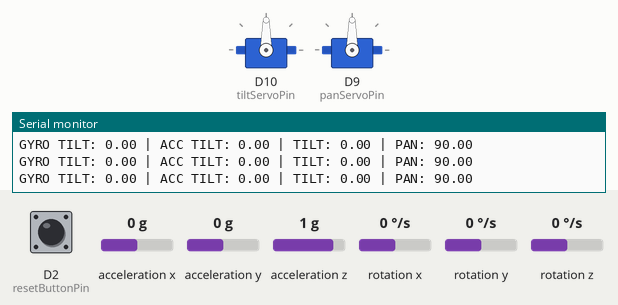
Bench run of a sketch on a simulated Arduino Nano 33 BLE. On the bench: 2 × servo, the last lines printed to the serial monitor. The test bench sets the inputs (shaded band); at power-on: rotation x 0 °/s, D2 (resetButtonPin) HIGH, rotation z 0 °/s, acceleration y 0 g, acceleration x 0 g, acceleration z 1 g, rotation y 0 °/s.

Above: at 4.5 s.
4.6 s: rotation x set to -192 °/s
At 7.5 s:
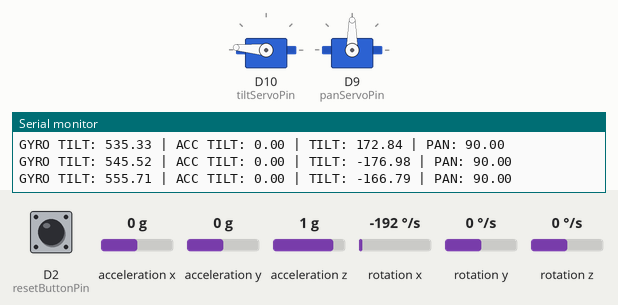
7.6 s: D2 (resetButtonPin) pulled LOW for 1 s
At 8.51 s:
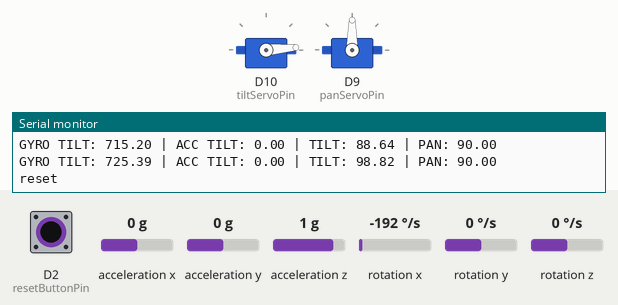
11.6 s: rotation z set to -192 °/s
At 12.06 s:
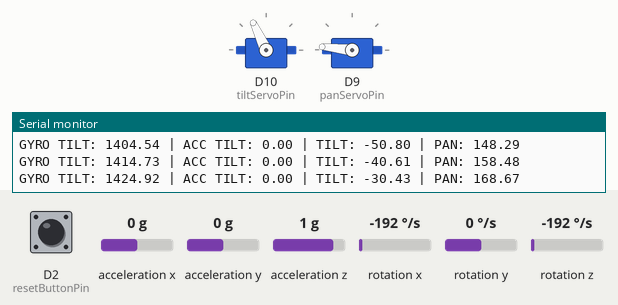
At 12.83 s:
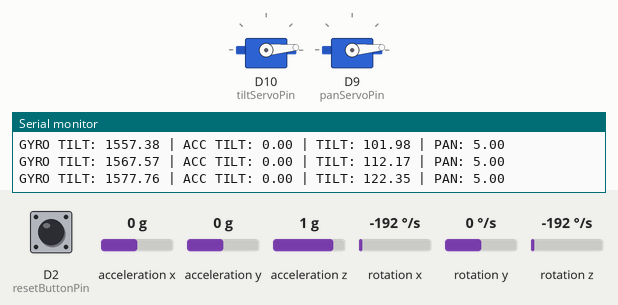
14.6 s: D2 (resetButtonPin) pulled LOW for 3.2 s
19.3 s: rotation x set to -100 °/s
22.3 s: acceleration y set to -1.4 g
Timing chart, 0 to 28.8 s (numbered marks = the images above; inputs shaded):
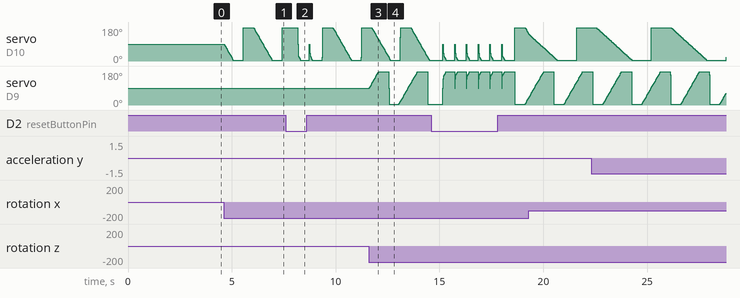

The sketch:

IMU_Tilt_Roll_Pan.ino
```cpp
#include <Arduino_LSM9DS1.h>
#include <Servo.h>

// all the pin numbers for the buttons and the servos
const int resetButtonPin = 2;
const int panServoPin = 9;
const int tiltServoPin = 10;
const bool tiltReverse = true;
const bool panReverse = false;

const int averageOf = 10; // amount of gyro values it will take the average from
const int buttonHold = 100; // loop sequinces it needs to go through with the user holding down the button for it to reset

Servo tilt_servo;
Servo pan_servo;
float tilt_servo_pos = 0;
float pan_servo_pos = 0;

// gyroscope output values
float gx, gy, gz;
float gx_cal, gy_cal, gz_cal;

// accelerometer output values
float ax, ay, az;

// angles based on gyro outputs and time calculations
float gyroX = 0.0;
//float gyroY = 0.0;
float gyroZ = 0.0;

float accTilt;
//float accRoll;

// calculated angles using the gyro and accelerometer angle values (with plane axis names)
float tilt = 0;
//float roll = 0;
float pan = 0;

float rounded_tilt;
float rounded_pan;

float tilt_total = 0; // total of tilt_values so I don't have to calculate it every time
float pan_total = 0; // total of pan_values so I don't have to calculate it every time
float tilt_values[averageOf]; // list for figuring out the average of the tilt values and removing the noise
float pan_values[averageOf]; // list for figuring out the average of the pan values and removing the noise

float tilt_center = 0; // center of the tilt gets assigned when reseting the gyro with the reset button
float pan_center = 0; // center of the pan gets assigned when reseting the gyro with the reset button

int rounding_value_i = 0; // loops through 0,1,2,3,4... until averageOf to know where to replace the current gyro readings with the old ones in the roll and tilt values list
int button_count = 0; // variable for counting how much sequences did it loop through with the user holding down the button (activates reset if equals to buttonHold and starts at zero again if you unpress it while the counting)

long i = 0;

unsigned long previousTime = 0;                                               // Variable for time and angle calculation for the gyroscope angle calculations

void setup() {
  // setup all the pins and hardware
  pinMode(resetButtonPin, INPUT_PULLUP);
  tilt_servo.attach(tiltServoPin);
  pan_servo.attach(panServoPin);

  Serial.begin(9600);
  while (!Serial);

  if (!IMU.begin()) {
    Serial.println("Failed to initialize LSM9DS1 sensor!");
    while (1);
  }

  Serial.println();
  Serial.println("Beginning Calibration. Keep head tracker stationary");      // Print out this text
  delay(2000);                                                                // Give the user time to read the message
  Serial.print("Calibrating");                                                // Print out this text
  int cal_int = 0;
  while (cal_int < 1000) {
    if (!IMU.gyroscopeAvailable()) continue;
    if (cal_int % 200 == 0) Serial.print(".");                                // Print a dot on the LCD every 200 readings
    IMU.readGyroscope(gx, gy, gz);                                            // Read the raw gyro data from the IMU
    gx_cal += gx;                                                             // Add the gyro x-axis offset to the gyro_x_cal variable
    gy_cal += gy;                                                             // Add the gyro x-axis offset to the gyro_x_cal variable
    gz_cal += gz;                                                             // Add the gyro x-axis offset to the gyro_x_cal variable
    cal_int++;
  }
  Serial.println();

  // Divide the gyro calibration values by 2000 to get the avarage offset
  gx_cal /= 1000;
  gy_cal /= 1000;
  gz_cal /= 1000;
}

void loop() {
  if (!IMU.accelerationAvailable() || !IMU.gyroscopeAvailable()) return;

  // Calculate time since the last loop execution
  unsigned long currentTime = micros();
  float elapsedTime = (currentTime - previousTime) / 1000000.0;               // Convert to seconds
  //wait(100);
  previousTime = currentTime;                                                 // Setting the previous Time to the current

  // Read gyroscope and accelerometer data
  IMU.readGyroscope(gx, gy, gz);
  IMU.readAcceleration(ax, ay, az);

  // Subtracting the gyro offset values from the raw ones for more accurate values and no drift
  gx -= gx_cal; // tilt
  gy -= gy_cal; // roll
  gz -= gz_cal; // pan

  // transfer pitch to pan.
  //if (rounded_tilt + tilt_center < 90 && rounded_tilt + tilt_center > -90) {
    //gz -= gy * sin((rounded_tilt + tilt_center) * (PI / 180));
  //} else {
    //gz += gy * sin((rounded_tilt + tilt_center) * (PI / 180));
  //}
  //gz += gy * sin((rounded_tilt + tilt_center) * (PI / 180));
  //gy -= gz * sin((rounded_tilt + tilt_center) * (PI / 180));

  accTilt = atan2(ay, az) * 180.0 / PI;
  //accRoll = atan2(-ax, sqrt(ay * ay + az * az)) * 180.0 / PI;

  // Calculate angles from the gyro
  if(i == 0){
    gyroX = accTilt;
  } else {
    gyroX -= gx * elapsedTime;                                                // Integrate angular velocity to get angle
    //gyroY += gy * elapsedTime;                                                  // Integrate angular velocity to get angle
  }

  gyroZ -= gz * elapsedTime;                                                  // Integrate angular velocity to get angle

  // gyroX += gyroY * sin(gyroZ * 0.000001066);               //If the IMU has yawed transfer the roll angle to the pitch angel
  // gyroY -= gyroX * sin(gyroZ * 0.000001066);               //If the IMU has yawed transfer the pitch angle to the roll angel


  // X = tilt; Y = roll; Z = pan;

  // Y points UP
  // Z points FORWARD
  // X points SIDEWAYS
  // Roll axis: Z
  // Y - top

  // tracks if the user held the button for long enough and if he/she did then the gyro center gets reset
  int buttonValue = digitalRead(resetButtonPin);
  if (buttonValue == 0) {
    if (button_count == buttonHold) {
      gyroCenter();

      delay(300);
    }
    button_count++;
  } else {
    button_count = 0;
  }

  //tilt = atan2(ay, az) * 180.0 / PI - tilt_center;
  //float acc_total_vector = sqrt((ax*ax)+(ay*ay)+(az*az));
  //tilt = asin((float)ay/acc_total_vector)* 57.296;

  tilt = gyroX * 0.9996 + accTilt * 0.0004 - tilt_center;
  //roll = gyroY * 0.9996 + accRoll * 0.0004 - roll_center;
  pan = gyroZ - pan_center;
  //roll = asin((float)ax/acc_total_vector)* -57.296;
  //roll = atan2(-ax, sqrt(ay * ay + az * az)) * 180.0 / PI;

  // looping the values if they go out of the -180 to 180 range
  while(true){
    if(tilt < -180) {
      tilt += 360;
    } else if (tilt > 180) {
      tilt -= 360;
    } else {
      break;
    }
  }
  while(true){
    if(pan < -180) {
      pan += 360;
    } else if (pan > 180) {
      pan -= 360;
    } else {
      break;
    }
  }

  average();                                                                  // Smoothing out the tilt and pan values

  tilt_servo_pos = rounded_tilt;
  pan_servo_pos = rounded_pan;

  // Setting the range for the servo
  if(tilt_servo_pos < -85) { tilt_servo_pos = -85; } else if(tilt_servo_pos > 85) { tilt_servo_pos = 85; }
  if(pan_servo_pos < -85) { pan_servo_pos = -85; } else if(pan_servo_pos > 85) { pan_servo_pos = 85; }

  tilt_servo_pos += 90;
  pan_servo_pos += 90;

  if(tiltReverse){
    tilt_servo_pos = map(tilt_servo_pos, 0, 180, 180, 0);
  }
  if(panReverse){
    pan_servo_pos = map(pan_servo_pos, 0, 180, 180, 0);
  }

  // Sending the formated IMU angles to the servos
  tilt_servo.write(tilt_servo_pos);
  //if(i == 0){
  //tilt_servo.write(90);
  //}
  pan_servo.write(pan_servo_pos);

  // Print the angles
  if (i % 20 == 0) {
    Serial.print("GYRO TILT: ");
    Serial.print(gyroX);
    Serial.print(" | ACC TILT: ");
    Serial.print(accTilt);
    Serial.print(" | TILT: ");
    Serial.print(rounded_tilt);
    Serial.print(" | PAN: ");
    Serial.print(pan_servo_pos);
    //Serial.print(" | BUTTON: ");
    //Serial.print(buttonValue);
    //Serial.print(" x: ");
    //Serial.print(gx);
    //Serial.print(" y: ");
    //Serial.print(gy);
    //Serial.print(" z: ");
    //Serial.print(gz);
    // Serial.print("TILT: ");
    // Serial.print(rounded_tilt);
    // Serial.print(" | ROLL: ");
    //Serial.print(rounded_pan);
    // Serial.print(" | BUTTON: ");
    // Serial.print(buttonValue);
    // Serial.print("X: ");
    // Serial.print(gyroX);
    // Serial.print(" | Y: ");
    // Serial.print(gyroY);
    // Serial.print(" | Z: ");
    // Serial.print(gyroZ);
    Serial.println();
  }

  i++;                                                                        // add the loop index
}

void wait(long time) {
  while (micros() - previousTime < time);
}

void average() {
  // changing the total by subtracting the oldest and adding the newest that way we don't have to calculate the total every time
  tilt_total -= tilt_values[rounding_value_i];
  tilt_total += tilt;
  tilt_values[rounding_value_i] = tilt;                                       // replacing the oldest tilt value with the current one

  // changing the total by subtracting the oldest and adding the newest that way we don't have to calculate the total every time
  pan_total -= pan_values[rounding_value_i];
  pan_total += pan;
  pan_values[rounding_value_i] = pan;                                         // replacing the oldest roll value with the current one

  // average of tilt and roll values
  rounded_tilt = tilt_total / averageOf;
  rounded_pan = pan_total / averageOf;

  rounding_value_i++;
  rounding_value_i = rounding_value_i % averageOf;
}

void resetArrays() {
  tilt_total = 0;
  pan_total = 0;
  for(int i = 0; i < averageOf; i++){
    tilt_values[i] = 0;
    pan_values[i] = 0;
  }
  rounded_tilt = 0;
  rounded_pan = 0;
}

void gyroCenter(){
  tilt_center = rounded_tilt + tilt_center;
  pan_center = rounded_pan + pan_center;

  tilt_servo_pos = 0;
  pan_servo_pos = 0;
  i = 0;
  button_count = 0;

  resetArrays();

  Serial.println("reset");
}
```
